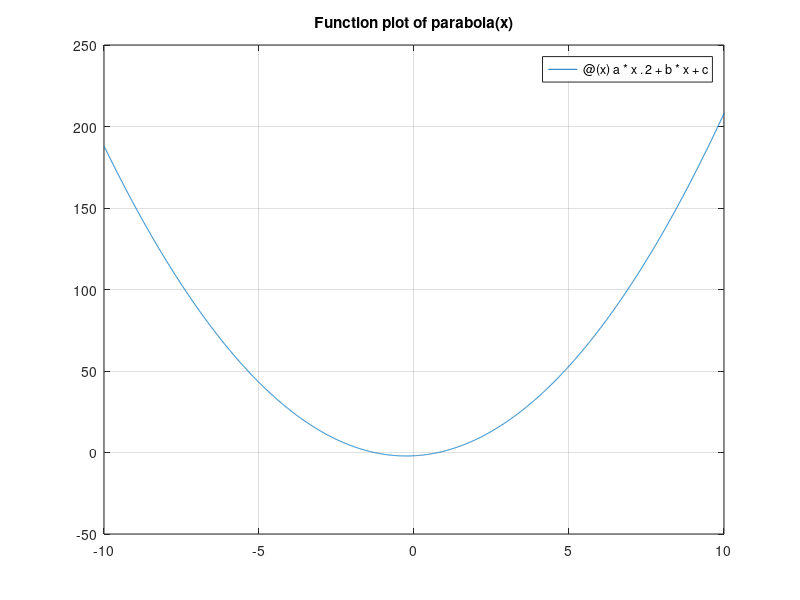

MATLAB code to generate this figure:
% Clair Cunningham  PSWC01  WK10  In-Class Exercises

%% In-Class Exercise #1
% Print value of pi in different formats using fprintf
clc; close all; clear all;
fprintf('Floating point format: %f\n',pi);
fprintf('Floating point format: %6.2f\n',pi);
fprintf('Floating point format: %0.16f\n',pi);
fprintf('Floating point format: %8.16f\n',pi);
fprintf('Floating point format: %i\n',pi);
fprintf('Floating point format: %i\n',7);
fprintf('Floating point format: %12.4e.\n',10*pi);
fprintf('Floating point format: %12.4e.\n',-100*pi);

%% In-Class Exercise #2
% Repeat ICE#9 from last week, but use fprintf for output
%Evaluate the ratio A/B where A and B are double sums
clc;clear all; close all;
%Obtain the number of iterations;
n = input('Please enter the number of iterations ');
%Initialize variables
A = 0;
B = 0;
%For a Double loop to calculate sum A
for j = 1:n
    for i = 1:j
        A = A + i*j^2;
    end
    %Calculates sum B using only the first for loop
    B = B + j^3 + j^4;
end
ratioAB = A/B;
%formatted output
fprintf('For n=%i, the results are: A=%i and B=%i.\nThe ratio A/B=%0.4f.\n',n,A,B, ratioAB);

% The ratio comes out to always be 0.5 despite any change in the sums.

%% In-Class Exercise #3
% Create two arrays a&b containing integers from 1 to 20
% Find the integer numbers where pythagoreans thereom is satisfied.
clc; close all; clear all;
%Initialize Variables
a = [1:20];
b = [1:20];
num = 1;
count = 0;
for ai = 1:20
    for bj = 1:20
        c(num) = sqrt(a(ai)^2+b(bj)^2);                
        if c(num)==fix(c(num))
            count = count+1;
            intabc(1,count) = a(ai)^2;
            intabc(2,count) = b(bj)^2;
            intabc(3,count) = c(num)^2;
        end
        num = num +1;
    end
end
num = num - 1;
fprintf('Output table for a^2 + b^2 = c^2\n');
fprintf('================================\n');
fprintf('   a^2        b^2        c^2\n');
fprintf('--------------------------------\n');
fprintf('%6i %10i %10i\n',intabc);
fprintf('================================\n');

%% In-Class Exercise #4
%Repeat the matrix of #3, but write to a file

% Create two arrays a&b containing integers from 1 to 20
% Find the integer numbers where pythagoreans thereom is satisfied.
clc; close all; clear all;
%Initialize Variables
a = [1:20];
b = [1:20];
num = 1;
count = 0;
for ai = 1:20
    for bj = 1:20
        c(num) = sqrt(a(ai)^2+b(bj)^2);                
        if c(num)==fix(c(num))
            count = count+1;
            intabc(1,count) = a(ai)^2;
            intabc(2,count) = b(bj)^2;
            intabc(3,count) = c(num)^2;
        end
        num = num +1;
    end
end
num = num - 1;

fid = fopen('Cunningham_PSWC01_Wk10_ICE10.xls','w');
% use fprintf to write into file
fprintf(fid,'Output table for a^2 + b^2 = c^2\n');
fprintf(fid,'===================================\n');
fprintf(fid,'a^2 \tb^2 \tc^2\n');
fprintf(fid,'-----------------------------------\n');
fprintf(fid,'%6i \t%10i \t%10i\n',intabc);
fprintf(fid,'===================================\n');
% close file
fclose(fid);

%% In-Class Exercise #5
% See PSWCStats.m function

%% In-Class Exericse #6
% Define anonymous function "parabola" and plot function using fplot
% Define function
clear all; close all; clc
%initialize variables
a = 2; b = 1; c = -2;

parabola = @(x) a*x.^2 + b*x + c;

% plot function
fplot(parabola,[-10 10]);
title('Function plot of parabola(x)');
grid on

%% In-Class Exercise #7
% Numerical Integration of (sin x)^2
clc; clear all ; close all;

%initialize variables
a = 0; b = pi;
n = 6;

h = (b-a)/n;
x = linspace(0,pi,n+1);
y = sin(x).^2;

%calculate integral
A = (h/2) * (2*sum(y)-y(1)-y(n));

%calculate percent error
I = pi/2;
pcterr = (A-I)/I*100;

%output
fprintf('Numerical integration result =%10.6f, percent error =%8.4f%%\n',A,pcterr)

% use trapz function
A2 = trapz(x,y);
fprintf('Matlab trapz(x,y) result =%10.6f\n', A2);